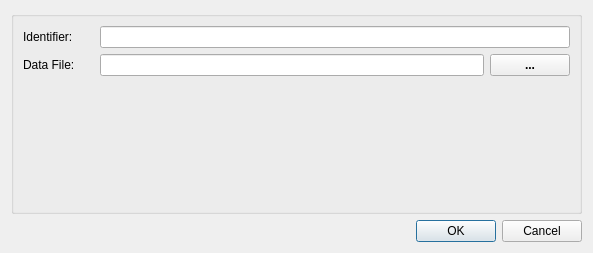
<?xml version="1.0" encoding="UTF-8"?>
<ui version="4.0">
 <class>ConfigureDialog</class>
 <widget class="QDialog" name="ConfigureDialog">
  <property name="geometry">
   <rect>
    <x>0</x>
    <y>0</y>
    <width>593</width>
    <height>253</height>
   </rect>
  </property>
  <property name="windowTitle">
   <string>Configure - Zinc Data Source</string>
  </property>
  <layout class="QVBoxLayout" name="verticalLayout_2">
   <item>
    <widget class="QGroupBox" name="groupBox">
     <property name="title">
      <string/>
     </property>
     <layout class="QGridLayout" name="gridLayout">
      <item row="0" column="1">
       <widget class="QLineEdit" name="identifierLineEdit"/>
      </item>
      <item row="1" column="1">
       <layout class="QHBoxLayout" name="horizontalLayout">
        <item>
         <widget class="QLineEdit" name="dataLineEdit">
          <property name="toolTip">
           <string>Maybe a combined element and node file</string>
          </property>
          <property name="styleSheet">
           <string notr="true">selection-color: red;
color: green</string>
          </property>
         </widget>
        </item>
        <item>
         <widget class="QPushButton" name="dataButton">
          <property name="font">
           <font>
            <weight>75</weight>
            <bold>true</bold>
           </font>
          </property>
          <property name="text">
           <string>...</string>
          </property>
         </widget>
        </item>
       </layout>
      </item>
      <item row="1" column="0">
       <widget class="QLabel" name="label_3">
        <property name="minimumSize">
         <size>
          <width>71</width>
          <height>0</height>
         </size>
        </property>
        <property name="toolTip">
         <string>Maybe a combined element and node file</string>
        </property>
        <property name="text">
         <string>Data File:</string>
        </property>
        <property name="buddy">
         <cstring>dataLineEdit</cstring>
        </property>
       </widget>
      </item>
      <item row="0" column="0">
       <widget class="QLabel" name="label">
        <property name="text">
         <string>Identifier:</string>
        </property>
        <property name="buddy">
         <cstring>identifierLineEdit</cstring>
        </property>
       </widget>
      </item>
      <item row="2" column="1">
       <spacer name="verticalSpacer">
        <property name="orientation">
         <enum>Qt::Vertical</enum>
        </property>
        <property name="sizeHint" stdset="0">
         <size>
          <width>20</width>
          <height>40</height>
         </size>
        </property>
       </spacer>
      </item>
      <item row="3" column="1">
       <widget class="QLabel" name="previousLocationLabel">
        <property name="maximumSize">
         <size>
          <width>0</width>
          <height>16777215</height>
         </size>
        </property>
        <property name="text">
         <string/>
        </property>
       </widget>
      </item>
     </layout>
    </widget>
   </item>
   <item>
    <widget class="QDialogButtonBox" name="buttonBox">
     <property name="orientation">
      <enum>Qt::Horizontal</enum>
     </property>
     <property name="standardButtons">
      <set>QDialogButtonBox::Cancel|QDialogButtonBox::Ok</set>
     </property>
    </widget>
   </item>
  </layout>
 </widget>
 <resources/>
 <connections>
  <connection>
   <sender>buttonBox</sender>
   <signal>accepted()</signal>
   <receiver>ConfigureDialog</receiver>
   <slot>accept()</slot>
   <hints>
    <hint type="sourcelabel">
     <x>248</x>
     <y>254</y>
    </hint>
    <hint type="destinationlabel">
     <x>157</x>
     <y>272</y>
    </hint>
   </hints>
  </connection>
  <connection>
   <sender>buttonBox</sender>
   <signal>rejected()</signal>
   <receiver>ConfigureDialog</receiver>
   <slot>reject()</slot>
   <hints>
    <hint type="sourcelabel">
     <x>316</x>
     <y>260</y>
    </hint>
    <hint type="destinationlabel">
     <x>286</x>
     <y>272</y>
    </hint>
   </hints>
  </connection>
 </connections>
</ui>
